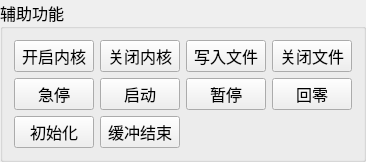
    <widget class="QGroupBox" name="groupBox_7">
     <property name="font">
      <font>
       <family>微软雅黑</family>
       <pointsize>12</pointsize>
      </font>
     </property>
     <property name="title">
      <string>辅助功能</string>
     </property>
     <layout class="QGridLayout" name="gridLayout_4">
      <item row="0" column="1">
       <widget class="QPushButton" name="closeThreadBtn">
        <property name="font">
         <font>
          <family>微软雅黑</family>
          <pointsize>12</pointsize>
         </font>
        </property>
        <property name="text">
         <string>关闭内核</string>
        </property>
       </widget>
      </item>
      <item row="1" column="3">
       <widget class="QPushButton" name="btn_clear">
        <property name="text">
         <string>回零</string>
        </property>
       </widget>
      </item>
      <item row="2" column="0">
       <widget class="QPushButton" name="pushButton">
        <property name="font">
         <font>
          <family>微软雅黑</family>
          <pointsize>12</pointsize>
         </font>
        </property>
        <property name="text">
         <string>初始化</string>
        </property>
       </widget>
      </item>
      <item row="0" column="3">
       <widget class="QPushButton" name="closeFile">
        <property name="minimumSize">
         <size>
          <width>0</width>
          <height>0</height>
         </size>
        </property>
        <property name="font">
         <font>
          <family>微软雅黑</family>
          <pointsize>12</pointsize>
         </font>
        </property>
        <property name="text">
         <string>关闭文件</string>
        </property>
       </widget>
      </item>
      <item row="1" column="2">
       <widget class="QPushButton" name="btn_hold">
        <property name="text">
         <string>暂停</string>
        </property>
       </widget>
      </item>
      <item row="0" column="0">
       <widget class="QPushButton" name="openThreadBtn">
        <property name="font">
         <font>
          <family>微软雅黑</family>
          <pointsize>12</pointsize>
         </font>
        </property>
        <property name="text">
         <string>开启内核</string>
        </property>
       </widget>
      </item>
      <item row="0" column="2">
       <widget class="QPushButton" name="btn_writeFile">
        <property name="minimumSize">
         <size>
          <width>0</width>
          <height>0</height>
         </size>
        </property>
        <property name="font">
         <font>
          <family>微软雅黑</family>
          <pointsize>12</pointsize>
         </font>
        </property>
        <property name="text">
         <string>写入文件</string>
        </property>
       </widget>
      </item>
      <item row="1" column="0">
       <widget class="QPushButton" name="btn_ems_stop">
        <property name="text">
         <string>急停</string>
        </property>
       </widget>
      </item>
      <item row="1" column="1">
       <widget class="QPushButton" name="btn_run">
        <property name="text">
         <string>启动</string>
        </property>
       </widget>
      </item>
      <item row="2" column="1">
       <widget class="QPushButton" name="pushButton_2">
        <property name="font">
         <font>
          <family>微软雅黑</family>
          <pointsize>12</pointsize>
         </font>
        </property>
        <property name="text">
         <string>缓冲结束</string>
        </property>
       </widget>
      </item>
     </layout>
    </widget>
